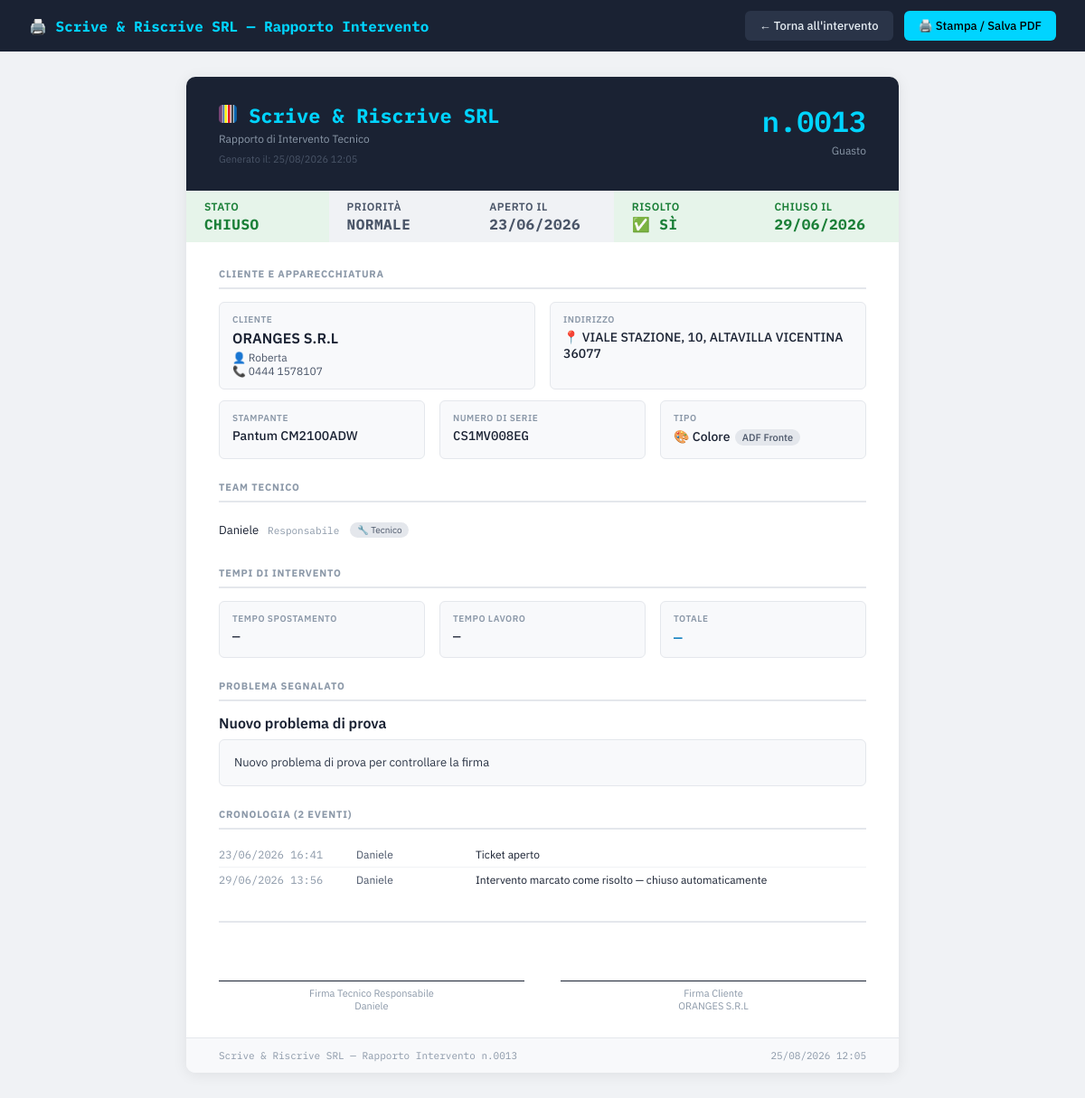
/pages/report_ticket.php?id=13 (signed in), run on the app's committed database.
### tables this page shows
CREATE TABLE `tickets` (
  `id` int(11) NOT NULL,
  `client_id` int(11) NOT NULL,
  `printer_id` int(11) DEFAULT NULL,
  `tech_id` int(11) DEFAULT NULL,
  `status` enum('open','pending','closed') NOT NULL DEFAULT 'open',
  `priority` enum('normal','high','urgent') NOT NULL DEFAULT 'normal',
  `type` enum('guasto','manutenzione','errore','installazione','consulenza') NOT NULL DEFAULT 'guasto',
  `title` varchar(255) NOT NULL,
  `description` text DEFAULT NULL,
  `notes` text DEFAULT NULL,
  `work_report` text DEFAULT NULL,
  `travel_time` int(11) NOT NULL DEFAULT 0,
  `work_time` int(11) NOT NULL DEFAULT 0,
  `counter_bw` bigint(20) DEFAULT NULL,
  `counter_color` bigint(20) DEFAULT NULL,
  `resolved` tinyint(1) NOT NULL DEFAULT 0,
  `closed_at` datetime DEFAULT NULL,
  `created_at` datetime NOT NULL DEFAULT current_timestamp(),
  `updated_at` datetime NOT NULL DEFAULT current_timestamp() ON UPDATE current_timestamp(),
  `client_signature_path` varchar(255) DEFAULT NULL,
  `signed_at` datetime DEFAULT NULL
);

CREATE TABLE `clients` (
  `id` int(11) NOT NULL,
  `name` varchar(255) NOT NULL,
  `contact` varchar(255) DEFAULT NULL,
  `phone` varchar(255) DEFAULT NULL,
  `email` varchar(255) DEFAULT NULL,
  `address` varchar(255) DEFAULT NULL,
  `city` varchar(255) DEFAULT NULL,
  `zip` varchar(10) DEFAULT NULL,
  `lat` decimal(10,7) DEFAULT NULL,
  `lng` decimal(10,7) DEFAULT NULL,
  `notes` text DEFAULT NULL,
  `active` tinyint(1) NOT NULL DEFAULT 1,
  `created_at` datetime NOT NULL DEFAULT current_timestamp(),
  `updated_at` datetime NOT NULL DEFAULT current_timestamp() ON UPDATE current_timestamp()
);

CREATE TABLE `printers` (
  `id` int(11) NOT NULL,
  `client_id` int(11) NOT NULL,
  `brand` varchar(80) NOT NULL,
  `model` varchar(100) NOT NULL,
  `serial` varchar(80) NOT NULL,
  `type` enum('color','bw') NOT NULL DEFAULT 'bw',
  `location` varchar(150) DEFAULT NULL,
  `rete_lan` tinyint(1) NOT NULL DEFAULT 0,
  `rete_wifi` tinyint(1) NOT NULL DEFAULT 0,
  `adf` enum('none','simple','duplex') NOT NULL DEFAULT 'none',
  `has_duplex` tinyint(1) NOT NULL DEFAULT 0,
  `has_scan` tinyint(1) NOT NULL DEFAULT 0,
  `counter_bw` bigint(20) NOT NULL DEFAULT 0,
  `counter_color` bigint(20) NOT NULL DEFAULT 0,
  `purchase_date` date DEFAULT NULL,
  `warranty_exp` date DEFAULT NULL,
  `notes` text DEFAULT NULL,
  `active` tinyint(1) NOT NULL DEFAULT 1,
  `created_at` datetime NOT NULL DEFAULT current_timestamp(),
  `updated_at` datetime NOT NULL DEFAULT current_timestamp() ON UPDATE current_timestamp()
);

CREATE TABLE `ticket_users` (
  `id` int(11) NOT NULL,
  `ticket_id` int(11) NOT NULL,
  `user_id` int(11) NOT NULL,
  `role_note` varchar(100) DEFAULT NULL,
  `added_at` datetime NOT NULL DEFAULT current_timestamp()
);

CREATE TABLE `users` (
  `id` int(11) NOT NULL,
  `name` varchar(100) NOT NULL,
  `email` varchar(150) NOT NULL,
  `password` varchar(255) NOT NULL,
  `role` enum('admin','supervisor','tech','viewer','insert') NOT NULL DEFAULT 'tech',
  `avatar` varchar(4) NOT NULL DEFAULT 'US',
  `color` varchar(10) NOT NULL DEFAULT '#00d4ff',
  `notify_email` tinyint(1) NOT NULL DEFAULT 1,
  `active` tinyint(1) NOT NULL DEFAULT 1,
  `created_at` datetime NOT NULL DEFAULT current_timestamp(),
  `updated_at` datetime NOT NULL DEFAULT current_timestamp() ON UPDATE current_timestamp()
);

CREATE TABLE `ticket_history` (
  `id` int(11) NOT NULL,
  `ticket_id` int(11) NOT NULL,
  `user_id` int(11) DEFAULT NULL,
  `user_name` varchar(100) DEFAULT NULL,
  `action` text NOT NULL,
  `created_at` datetime NOT NULL DEFAULT current_timestamp()
);

### includes/helpers.php (called while the page is built, shortened)
<?php
function h(mixed $v): string {
    return htmlspecialchars((string)($v ?? ''), ENT_QUOTES | ENT_SUBSTITUTE, 'UTF-8');
}
function format_minutes(int $min): string {
    if ($min <= 0) return '—';
    $h = intdiv($min, 60);
    $m = $min % 60;
    return $h > 0 ? "{$h}h {$m}min" : "{$m}min";
}
function adf_label(string $adf): string {
    return match($adf) {
        'simple' => 'ADF Fronte',
        'duplex' => 'ADF Fronte/Retro',
        default  => 'Nessun ADF',
    };
}

### pages/report_ticket.php (the view, shortened to what this page needs)
<?php
require_once __DIR__ . '/../includes/helpers.php';
$db = db();
$id = (int)($_GET['id'] ?? 0);
$stmt = $db->prepare("
    SELECT t.*,
           c.name AS client_name, c.address, c.city, c.zip,
           c.phone AS client_phone, c.email AS client_email, c.contact,
           p.brand, p.model, p.serial, p.type AS printer_type,
           p.rete_lan, p.rete_wifi, p.adf, p.has_duplex,
           u.name AS tech_name
    FROM tickets t
    LEFT JOIN clients  c ON c.id = t.client_id
    LEFT JOIN printers p ON p.id = t.printer_id
    LEFT JOIN users    u ON u.id = t.tech_id
    WHERE t.id = ?");
$stmt->execute([$id]);
$t = $stmt->fetch();
$su = $db->prepare("SELECT tu.role_note, u.name, u.role FROM ticket_users tu JOIN users u ON u.id=tu.user_id WHERE tu.ticket_id=? ORDER BY tu.added_at");
$su->execute([$id]); $team = $su->fetchAll();
$sh = $db->prepare("SELECT * FROM ticket_history WHERE ticket_id=? ORDER BY created_at ASC");
$sh->execute([$id]); $history = $sh->fetchAll();
$statusLabel = ['open'=>'Aperto','pending'=>'In attesa','closed'=>'Chiuso'];
$priorityLabel = ['normal'=>'Normale','high'=>'Alta','urgent'=>'Urgente'];
$typeLabel = ['guasto'=>'Guasto','manutenzione'=>'Manutenzione','errore'=>'Errore','installazione'=>'Installazione','consulenza'=>'Consulenza'];
?>
<!DOCTYPE html>
<html lang="it">
<head>
</head>
<body>
<div class="toolbar">
  <h2>🖨️ Scrive &amp; Riscrive SRL  — Rapporto Intervento</h2>
  <a href="/techcopy/pages/tickets.php?id=<?= $id ?>" class="btn-back">← Torna all'intervento</a>
  <button onclick="window.print()" class="btn-print">🖨️ Stampa / Salva PDF</button>
</div>
<div class="report-wrap">
<div class="report">
  <div class="report-header">
    <div class="company">
      <h1><img src="/techcopy/assets/img/favicon.png" width="20" height="20"> Scrive &amp; Riscrive SRL</h1>
      <p>Rapporto di Intervento Tecnico</p>
      <p style="margin-top:8px;font-size:11px;color:#4a5568">Generato il: <?= date('d/m/Y H:i') ?></p>
    </div>
    <div class="ticket-ref">
      <div class="num">n.<?= str_pad($t['id'],4,'0',STR_PAD_LEFT) ?></div>
      <div class="type"><?= h($typeLabel[$t['type']] ?? $t['type']) ?></div>
    </div>
  </div>
  <div class="status-bar">
    <div class="status-item <?= $t['status']==='closed'?'s-closed':($t['status']==='pending'?'s-pending':'s-open') ?>">
      Stato<div class="val"><?= h($statusLabel[$t['status']] ?? $t['status']) ?></div>
    </div>
    <div class="status-item <?= $t['priority']==='urgent'?'s-urgent':'s-normal' ?>">
      Priorità<div class="val"><?= h($priorityLabel[$t['priority']] ?? $t['priority']) ?></div>
    </div>
    <div class="status-item s-normal">
      Aperto il<div class="val mono"><?= date('d/m/Y', strtotime($t['created_at'])) ?></div>
    </div>
    <div class="status-item <?= $t['resolved']?'s-closed':'s-normal' ?>">
      Risolto<div class="val"><?= $t['resolved'] ? '✅ Sì' : '⏳ No' ?></div>
    </div>
    <?php if ($t['closed_at']): ?>
    <div class="status-item s-closed">
      Chiuso il<div class="val mono"><?= date('d/m/Y', strtotime($t['closed_at'])) ?></div>
    </div>
    <?php endif; ?>
  </div>
  <div class="report-body">
    <div class="section">
      <div class="section-title">Cliente e Apparecchiatura</div>
      <div class="grid-2" style="margin-bottom:12px">
        <div class="info-box">
          <div class="lbl">Cliente</div>
          <div class="val" style="font-size:16px;font-weight:600"><?= h($t['client_name']) ?></div>
          <?php if($t['contact']): ?><div style="font-size:12px;color:#4a5568;margin-top:4px">👤 <?= h($t['contact']) ?></div><?php endif; ?>
          <?php if($t['client_phone']): ?><div style="font-size:12px;color:#4a5568">📞 <?= h($t['client_phone']) ?></div><?php endif; ?>
        </div>
        <div class="info-box">
          <div class="lbl">Indirizzo</div>
          <div class="val">📍 <?= h($t['address'].', '.$t['city'].' '.$t['zip']) ?></div>
        </div>
      </div>
      <div class="grid-3">
        <div class="info-box">
          <div class="lbl">Stampante</div>
          <div class="val"><?= h($t['brand'].' '.$t['model']) ?></div>
        </div>
        <div class="info-box">
          <div class="lbl">Numero di serie</div>
          <div class="val mono"><?= h($t['serial'] ?? '—') ?></div>
        </div>
        <div class="info-box">
          <div class="lbl">Tipo</div>
          <div class="val"><?= $t['printer_type']==='color'?'🎨 Colore':'⬛ B/N' ?>
            <?php if($t['adf']&&$t['adf']!=='none'): ?><span class="chip"><?= adf_label($t['adf']) ?></span><?php endif; ?>
          </div>
        </div>
      </div>
    </div>
    <div class="section">
      <div class="section-title">Team Tecnico</div>
      <?php if (!empty($team)): ?>
        <?php foreach($team as $tm): ?>
        <div class="team-row">
          <span><?= h($tm['name']) ?></span>
         <span class="team-role"><?= h($tm['role_note'] ?? '') ?></span>
         <span class="chip" style="font-size:10px"><?= match($tm['role']){'admin'=>'👑 Admin','supervisor'=>'🔍 Supervisore','tech'=>'🔧 Tecnico',default=>$tm['role']} ?></span>
        </div>
        <?php endforeach; ?>
      <?php elseif($t['tech_name']): ?>
	<div class="team-row"><span><?= h($t['tech_name']) ?></span><span class="team-role">Responsabile</span></div>
      <?php else: ?>
        <p style="color:#8b98a8;font-size:13px">Nessun tecnico assegnato</p>
      <?php endif; ?>
    </div>
    <div class="section">
      <div class="section-title">Tempi di Intervento</div>
      <div class="grid-3">
        <div class="info-box">
          <div class="lbl">Tempo spostamento</div>
          <div class="val mono"><?= format_minutes((int)$t['travel_time']) ?></div>
        </div>
        <div class="info-box">
          <div class="lbl">Tempo lavoro</div>
          <div class="val mono"><?= format_minutes((int)$t['work_time']) ?></div>
        </div>
        <div class="info-box">
          <div class="lbl">Totale</div>
          <div class="val mono" style="color:#0077bb;font-size:16px"><?= format_minutes((int)$t['travel_time']+(int)$t['work_time']) ?></div>
        </div>
      </div>
    </div>
    <div class="section">
      <div class="section-title">Problema Segnalato</div>
      <div style="font-size:16px;font-weight:600;margin-bottom:8px"><?= h($t['title']) ?></div>
      <?php if($t['description']): ?>
      <div class="text-block"><?= h($t['description']) ?></div>
      <?php endif; ?>
    </div>
    <div class="section">
      <div class="section-title">Cronologia (<?= count($history) ?> eventi)</div>
      <?php foreach($history as $h): ?>
      <div class="hist-row">
        <div class="hist-time"><?= date('d/m/Y H:i', strtotime($h['created_at'])) ?></div>
        <div class="hist-who"><?= h($h['user_name'] ?? '—') ?></div>
        <div><?= h($h['action']) ?></div>
      </div>
      <?php endforeach; ?>
    </div>
    <div class="signature-area">
      <div class="signature-box">
        <div class="signature-line">Firma Tecnico Responsabile<br><?= h($t['tech_name'] ?? '___________________') ?></div>
      </div>
      <div class="signature-box">
        <div class="signature-line">Firma Cliente<br><?= h($t['client_name'] ?? '___________________') ?></div>
      </div>
    </div>
  </div>
  <div class="report-footer">
    <span>Scrive &amp; Riscrive SRL — Rapporto Intervento n.<?= str_pad($id,4,'0',STR_PAD_LEFT) ?></span>
    <span><?= date('d/m/Y H:i') ?></span>
  </div>
</div>
</div>
</body>
</html>

### pages/report_ticket.php (style rules this page uses)
* { box-sizing:border-box; margin:0; padding:0; }
body { font-family:'IBM Plex Sans',sans-serif; background:#f0f2f5; color:#1a2233; font-size:14px; }
.toolbar { background:#1a2233; color:#e6edf3; padding:12px 32px; display:flex; align-items:center; gap:12px; position:sticky; top:0; z-index:100; }
.toolbar h2 { font-family:'IBM Plex Mono',monospace; font-size:16px; color:#00d4ff; flex:1; }
.toolbar a,.toolbar button { padding:8px 16px; border-radius:6px; font-size:13px; font-weight:500; cursor:pointer; text-decoration:none; border:none; font-family:'IBM Plex Sans',sans-serif; }
.btn-back { background:#2a3448; color:#e6edf3; }
.btn-print { background:#00d4ff; color:#000; }
.report-wrap { max-width:820px; margin:28px auto; padding:0 16px 60px; }
.report { background:#fff; border-radius:10px; box-shadow:0 2px 16px rgba(0,0,0,.08); overflow:hidden; }
.report-header { background:#1a2233; color:#e6edf3; padding:28px 36px; display:flex; align-items:flex-start; justify-content:space-between; gap:20px; }
.report-header .company h1 { font-family:'IBM Plex Mono',monospace; font-size:22px; color:#00d4ff; margin-bottom:4px; }
.report-header .company p { font-size:12px; color:#8b98a8; }
.report-header .ticket-ref { text-align:right; }
.report-header .ticket-ref .num { font-family:'IBM Plex Mono',monospace; font-size:32px; font-weight:600; color:#00d4ff; }
.report-header .ticket-ref .type { font-size:12px; color:#8b98a8; margin-top:4px; }
.status-bar { display:flex; gap:0; }
.status-item { flex:1; padding:10px 20px; font-size:12px; font-weight:600; text-transform:uppercase; letter-spacing:.5px; }
.status-item .val { font-size:16px; font-weight:700; margin-top:2px; font-family:'IBM Plex Mono',monospace; }
.s-closed { background:#e6f4ea; color:#1a7f37; }
.s-normal { background:#f0f2f5; color:#4a5568; }
.report-body { padding:28px 36px; }
.section { margin-bottom:24px; }
.section-title { font-size:11px; font-weight:700; text-transform:uppercase; letter-spacing:.8px; color:#8b98a8; padding-bottom:8px; border-bottom:2px solid #e4e7ec; margin-bottom:14px; }
.grid-2 { display:grid; grid-template-columns:1fr 1fr; gap:16px; }
.grid-3 { display:grid; grid-template-columns:1fr 1fr 1fr; gap:16px; }
.info-box { background:#f8f9fb; border:1px solid #e4e7ec; border-radius:6px; padding:12px 14px; }
.info-box .lbl { font-size:10px; font-weight:600; text-transform:uppercase; letter-spacing:.5px; color:#8b98a8; margin-bottom:4px; }
.info-box .val { font-size:14px; font-weight:500; color:#1a2233; }
.info-box .val.mono { font-family:'IBM Plex Mono',monospace; }
.text-block { background:#f8f9fb; border:1px solid #e4e7ec; border-radius:6px; padding:14px 16px; font-size:13px; line-height:1.7; color:#2d3748; white-space:pre-wrap; }
.team-row { display:flex; align-items:center; gap:10px; padding:6px 0; font-size:13px; }
.team-role { font-size:11px; color:#8b98a8; font-family:'IBM Plex Mono',monospace; }
.hist-row { display:flex; gap:12px; padding:6px 0; border-bottom:1px solid #f0f2f5; font-size:12px; }
.hist-row:last-child { border-bottom:none; }
.hist-time { color:#8b98a8; font-family:'IBM Plex Mono',monospace; white-space:nowrap; min-width:140px; }
.hist-who { color:#4a5568; min-width:120px; }
.signature-area { display:grid; grid-template-columns:1fr 1fr; gap:40px; margin-top:32px; padding-top:24px; border-top:2px solid #e4e7ec; }
.signature-box { text-align:center; }
.signature-line { border-top:1px solid #1a2233; margin-top:40px; padding-top:6px; font-size:11px; color:#8b98a8; }
.report-footer { background:#f8f9fb; border-top:1px solid #e4e7ec; padding:12px 36px; display:flex; justify-content:space-between; font-size:11px; color:#8b98a8; font-family:'IBM Plex Mono',monospace; }
.chip { display:inline-flex; align-items:center; gap:4px; padding:2px 8px; border-radius:10px; font-size:11px; background:#e4e7ec; color:#4a5568; margin:2px; }

### data on the page
tickets: id "0013", type "Guasto", status "CHIUSO", priority "NORMALE", created_at "23/06/2026", closed_at "29/06/2026", client.name "ORANGES S.R.L", client.contact "Roberta", client.phone "0444 1578107", client.zip "VIALE STAZIONE, 10, ALTAVILLA VICENTINA 36077", printer.model "Pantum CM2100ADW", printer.serial "CS1MV008EG", printer.adf "ADF Fronte", travel_time "—", work_time "—", format_minutes((int)$t['travel_time']+(int)$t['work_time']) "—", title "Nuovo problema di prova", description "Nuovo problema di prova per controllare la firma", tech.name "Daniele"
ticket_users: user.name "Daniele", role_note "Responsabile", user.role "🔧 Tecnico"
ticket_history: created_at "23/06/2026 16:41", user_name "Daniele", action "Ticket aperto"
ticket_history: created_at "29/06/2026 13:56", user_name "Daniele", action "Intervento marcato come risolto — chiuso automaticamente"

### other printed values
count($history) "2"
str_pad($id,4,'0',STR_PAD_LEFT) "0013"
